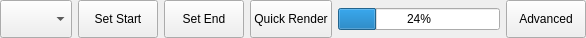
<?xml version="1.0" encoding="UTF-8"?>
<ui version="4.0">
 <class>Form</class>
 <widget class="QWidget" name="Form">
  <property name="geometry">
   <rect>
    <x>0</x>
    <y>0</y>
    <width>586</width>
    <height>38</height>
   </rect>
  </property>
  <property name="sizePolicy">
   <sizepolicy hsizetype="Expanding" vsizetype="Preferred">
    <horstretch>0</horstretch>
    <verstretch>0</verstretch>
   </sizepolicy>
  </property>
  <property name="maximumSize">
   <size>
    <width>600</width>
    <height>16777215</height>
   </size>
  </property>
  <property name="windowTitle">
   <string>Form</string>
  </property>
  <layout class="QHBoxLayout" name="horizontalLayout">
   <property name="spacing">
    <number>6</number>
   </property>
   <property name="sizeConstraint">
    <enum>QLayout::SetDefaultConstraint</enum>
   </property>
   <property name="leftMargin">
    <number>0</number>
   </property>
   <property name="topMargin">
    <number>0</number>
   </property>
   <property name="rightMargin">
    <number>0</number>
   </property>
   <property name="bottomMargin">
    <number>0</number>
   </property>
   <item>
    <widget class="QComboBox" name="presetList">
     <property name="sizePolicy">
      <sizepolicy hsizetype="Preferred" vsizetype="Minimum">
       <horstretch>0</horstretch>
       <verstretch>0</verstretch>
      </sizepolicy>
     </property>
    </widget>
   </item>
   <item>
    <widget class="QPushButton" name="setStartFrameButton">
     <property name="sizePolicy">
      <sizepolicy hsizetype="Minimum" vsizetype="Minimum">
       <horstretch>0</horstretch>
       <verstretch>0</verstretch>
      </sizepolicy>
     </property>
     <property name="text">
      <string>Set Start</string>
     </property>
     <property name="flat">
      <bool>false</bool>
     </property>
    </widget>
   </item>
   <item>
    <widget class="QPushButton" name="setEndFrameButton">
     <property name="sizePolicy">
      <sizepolicy hsizetype="Minimum" vsizetype="Minimum">
       <horstretch>0</horstretch>
       <verstretch>0</verstretch>
      </sizepolicy>
     </property>
     <property name="text">
      <string>Set End</string>
     </property>
     <property name="flat">
      <bool>false</bool>
     </property>
    </widget>
   </item>
   <item>
    <widget class="QPushButton" name="quickRenderButton">
     <property name="sizePolicy">
      <sizepolicy hsizetype="Minimum" vsizetype="Minimum">
       <horstretch>0</horstretch>
       <verstretch>0</verstretch>
      </sizepolicy>
     </property>
     <property name="text">
      <string>Quick Render</string>
     </property>
     <property name="flat">
      <bool>false</bool>
     </property>
    </widget>
   </item>
   <item>
    <widget class="QProgressBar" name="progressBar">
     <property name="value">
      <number>24</number>
     </property>
    </widget>
   </item>
   <item>
    <widget class="QPushButton" name="advancedButton">
     <property name="sizePolicy">
      <sizepolicy hsizetype="Minimum" vsizetype="Minimum">
       <horstretch>0</horstretch>
       <verstretch>0</verstretch>
      </sizepolicy>
     </property>
     <property name="text">
      <string>Advanced</string>
     </property>
     <property name="flat">
      <bool>false</bool>
     </property>
    </widget>
   </item>
  </layout>
 </widget>
 <resources/>
 <connections/>
</ui>
